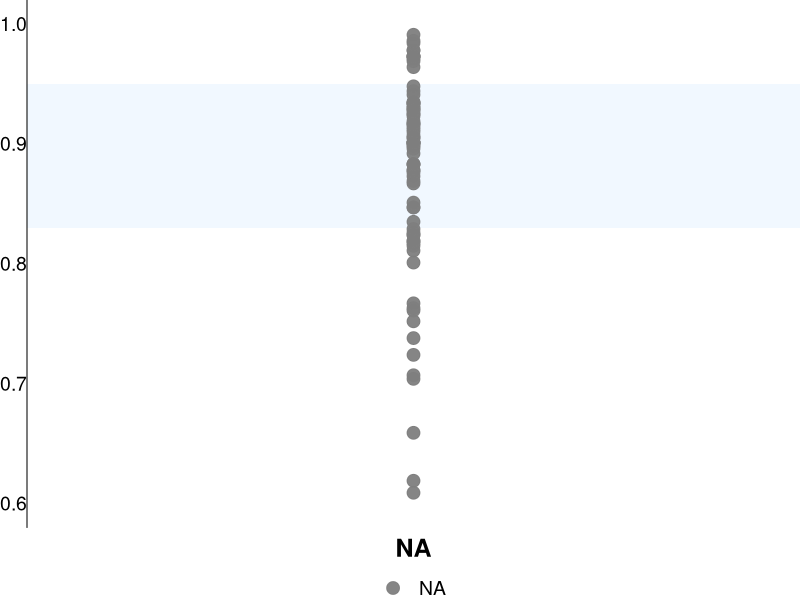
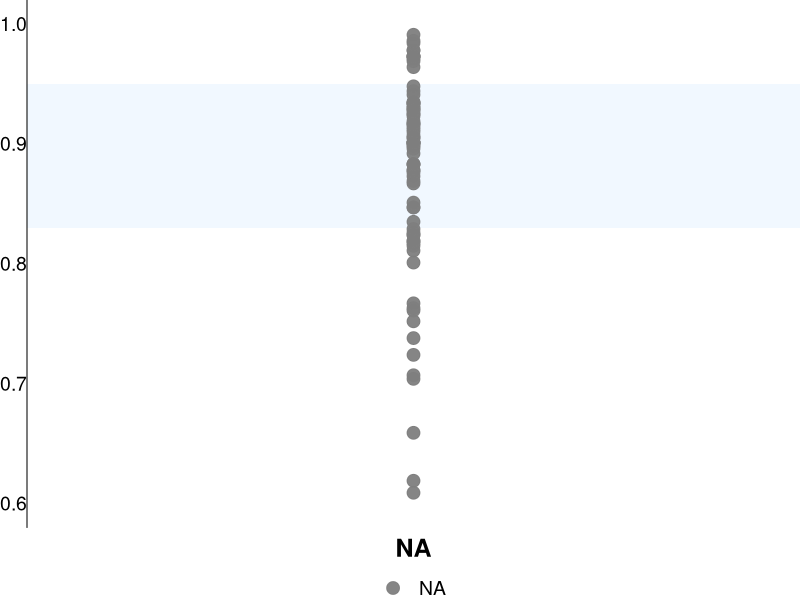

Source code (R) for these figures, in order:
# ============================
# Load libraries
# ============================
library(ggplot2)
library(dplyr)
library(readr)

# ============================
# Load Data
# ============================
df <- read_csv("Result/02_performance.csv", show_col_types = FALSE)

# ============================
# Apply Shortened Labels
# ============================
df$Model <- case_when(
  df$Model == "GPT_41" ~ "GPT-4.1 (0-shot)",
  df$Model == "GPT_41_finetune_1" ~ "GPT-4.1 (200)",
  df$Model == "GPT_41_finetune_2" ~ "GPT-4.1 (400)",
  df$Model == "GPT_41_finetune_3" ~ "GPT-4.1 (600)",
  df$Model == "GPT_41_finetune_4" ~ "GPT-4.1 (800)",
  df$Model == "GPT_41_finetune_5" ~ "GPT-4.1 (1000)",
  df$Model == "GPT_5_nano_nr" ~ "GPT-5-nano (NR)",
  df$Model == "GPT_5_nano_r" ~ "GPT-5-nano (R)",
  df$Model == "GPT_5_nr" ~ "GPT-5 (NR)",
  df$Model == "GPT_5_r" ~ "GPT-5 (R)",
  TRUE ~ df$Model
)

# ============================
# Legend Order
# ============================
legend_levels_exact <- c(
  "GPT-4.1 (0-shot)",
  "GPT-4.1 (200)",
  "GPT-4.1 (400)",
  "GPT-4.1 (600)",
  "GPT-4.1 (800)",
  "GPT-4.1 (1000)",
  "GPT-5-nano (NR)",
  "GPT-5-nano (R)",
  "GPT-5 (NR)",
  "GPT-5 (R)"
)

df$Model <- factor(df$Model, levels = legend_levels_exact)

# ============================
# Theme Labels
# ============================
theme_labels <- c(
  "Q3_1" = "Economic consequences",
  "Q3_2" = "Crime/safety",
  "Q3_3" = "Family",
  "Q3_4" = "Immigrant wellbeing",
  "Q3_5" = "Culture/society",
  "Q3_6" = "Politics",
  "Q3_7" = "Legislation/regulation",
  "Q3_8" = "Public opinion"
)
df$Theme <- factor(df$Theme, levels = names(theme_labels), labels = theme_labels)

# ============================
# Color Palette (Grouped Gradient)
# ============================
model_palette <- c(
  "GPT-4.1 (0-shot)" = "#E0E0E0",
  "GPT-4.1 (200)" = "#C0C0C0",
  "GPT-4.1 (400)" = "#A0A0A0",
  "GPT-4.1 (600)" = "#808080",
  "GPT-4.1 (800)" = "#505050",
  "GPT-4.1 (1000)" = "#000000",
  "GPT-5-nano (NR)" = "#4A90E2",
  "GPT-5-nano (R)" = "#003366",
  "GPT-5 (NR)" = "#6AA84F",
  "GPT-5 (R)" = "#274E13"
)

# ============================
# Global Y Zoom + Baseline Line
# ============================
range_y <- range(df$Accuracy, na.rm = TRUE)
buffer <- 0.02
y_min_global <- max(range_y[1] - buffer, 0)

# ============================
# Plot
# ============================
# ============================
# Plot with Benchmark Background
# ============================
p <- ggplot(df, aes(x = Model, y = Accuracy, color = Model)) +
  # Benchmark background band
  geom_rect(aes(xmin = -Inf, xmax = Inf, ymin = 0.83, ymax = 0.95),
            fill = "#F0F8FF", alpha = 0.4, inherit.aes = FALSE) +
  geom_hline(yintercept = y_min_global, linewidth = 0.4, alpha = 0.6) +
  geom_point(size = 4, alpha = 0.95) +
  scale_color_manual(values = model_palette) +
  scale_y_continuous(limits = c(0.6, 1)) +
  facet_wrap(~ Theme, ncol = 4, strip.position = "bottom") +
  labs(x = NULL, y = NULL, color = NULL) +
  theme_void(base_size = 20) +
  theme(
    axis.line.y = element_line(color = "black"),
    axis.text.y = element_text(size = 14),
    axis.text.x = element_blank(),
    axis.ticks.x = element_blank(),
    strip.text = element_text(size = 18, face = "bold", margin = margin(t = 6, b = 6)),
    panel.spacing = unit(1.2, "lines"),
    legend.position = "bottom",
    legend.text = element_text(size = 14),
    plot.background = element_rect(fill = "transparent", color = NA),
    legend.background = element_rect(fill = "transparent", color = NA),
    legend.key = element_rect(fill = "transparent", color = NA)
  )


# ============================
# Save
# ============================
ggsave("Result/plot_accuracy.pdf", plot = p, width = 16, height = 10, dpi = 300, bg = "transparent")
ggsave("Result/plot_accuracy.png", plot = p, width = 16, height = 10, dpi = 300, bg = "transparent")

print("EXPORT COMPLETE: COMPACT LEGEND VERSION SAVED")
